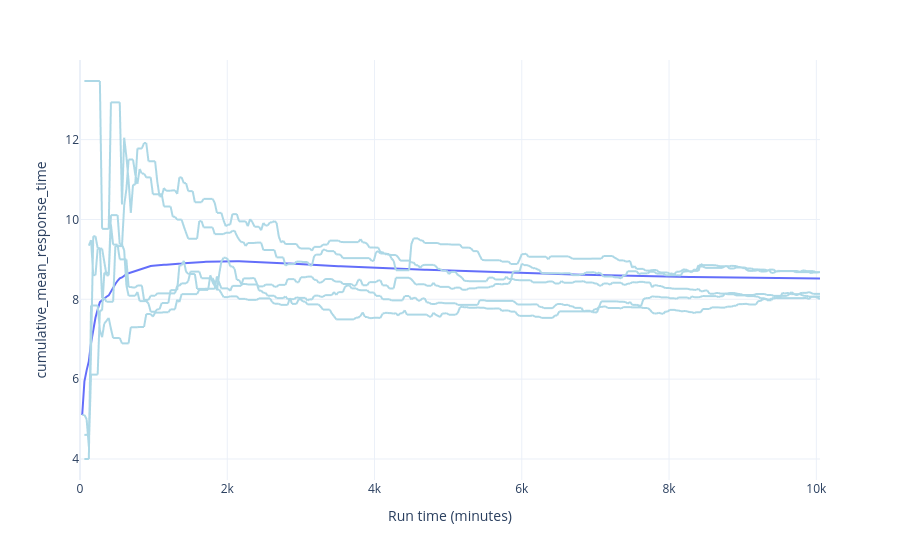

Source (notebook cell):
### Code cell
plot_warm_up(audit=audit, metric="response_time", category="C1")

### Figure 1 — Plotly figure (JSON) as saved in the notebook; plotly's stock layout.template omitted (floating-point values rounded to 4 significant figures; data arrays with more than 128 entries replaced by an {"elided": "..."} marker saying what was removed)
{"data": [{"hovertemplate": "run=0<br>time=%{x}<br>response_time=%{y}<extra></extra>", "legendgroup": "", "line": {"color": "lightblue", "dash": "solid"}, "marker": {"symbol": "circle"}, "mode": "lines", "name": "", "showlegend": false, "type": "scattergl", "x": {"elided": "336 int values"}, "xaxis": "x", "y": {"elided": "336 float values"}, "yaxis": "y"}, {"hovertemplate": "run=1<br>time=%{x}<br>response_time=%{y}<extra></extra>", "legendgroup": "", "line": {"color": "lightblue", "dash": "solid"}, "marker": {"symbol": "circle"}, "mode": "lines", "name": "", "showlegend": false, "type": "scattergl", "x": {"elided": "336 int values"}, "xaxis": "x", "y": {"elided": "336 float values"}, "yaxis": "y"}, {"hovertemplate": "run=2<br>time=%{x}<br>response_time=%{y}<extra></extra>", "legendgroup": "", "line": {"color": "lightblue", "dash": "solid"}, "marker": {"symbol": "circle"}, "mode": "lines", "name": "", "showlegend": false, "type": "scattergl", "x": {"elided": "336 int values"}, "xaxis": "x", "y": {"elided": "336 float values"}, "yaxis": "y"}, {"hovertemplate": "run=3<br>time=%{x}<br>response_time=%{y}<extra></extra>", "legendgroup": "", "line": {"color": "lightblue", "dash": "solid"}, "marker": {"symbol": "circle"}, "mode": "lines", "name": "", "showlegend": false, "type": "scattergl", "x": {"elided": "336 int values"}, "xaxis": "x", "y": {"elided": "336 float values"}, "yaxis": "y"}, {"hovertemplate": "run=4<br>time=%{x}<br>response_time=%{y}<extra></extra>", "legendgroup": "", "line": {"color": "lightblue", "dash": "solid"}, "marker": {"symbol": "circle"}, "mode": "lines", "name": "", "showlegend": false, "type": "scattergl", "x": {"elided": "336 int values"}, "xaxis": "x", "y": {"elided": "336 float values"}, "yaxis": "y"}, {"hovertemplate": "time=%{x}<br>overall_cumulative=%{y}<extra></extra>", "legendgroup": "", "line": {"color": "#636efa", "dash": "solid"}, "marker": {"symbol": "circle"}, "mode": "lines", "name": "", "orientation": "v", "showlegend": false, "type": "scatter", "x": {"elided": "336 int values"}, "xaxis": "x", "y": {"elided": "336 float values"}, "yaxis": "y"}], "layout": {"legend": {"tracegroupgap": 0}, "margin": {"t": 60}, "xaxis": {"anchor": "y", "domain": [0, 1], "title": {"text": "Run time (minutes)"}}, "yaxis": {"anchor": "x", "domain": [0, 1], "title": {"text": "cumulative_mean_response_time"}}}}
